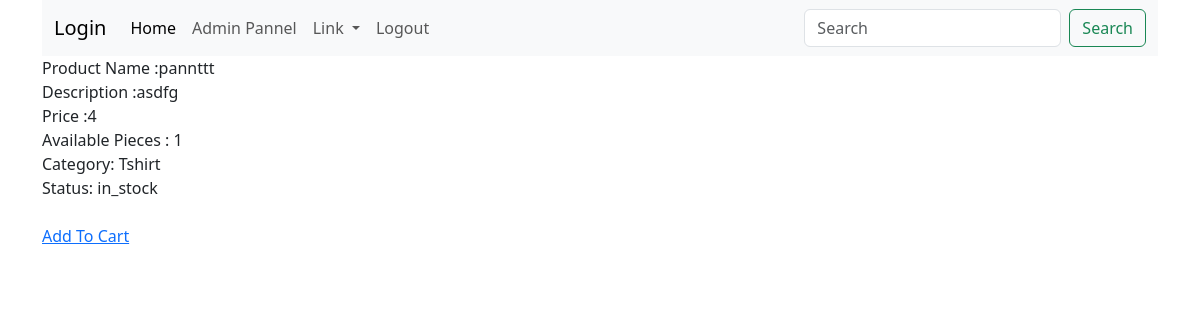
The app's page /product-detail/10/ (signed in) with its own data.
### productdetails/models.py (models this page shows, shortened)
class Product(models.Model):
    name=models.CharField(max_length=100)
    description=models.TextField(blank=True,null=True)
    price=models.IntegerField()
    image=models.ImageField(upload_to="product_image",blank=True,null=True)
    available=models.IntegerField()
    category=models.ForeignKey(Category,on_delete=models.CASCADE)
    status=models.CharField(max_length=100,choices=Status.choices,default=Status.IN_STOCK)

class Category(models.Model):
    name=models.CharField(max_length=100)
    details=models.TextField(blank=True,null=True)
    def __str__(self):
        return str(self.name)

### productdetails/views.py (the view)
# urls.py: path("product-detail/<int:pk>/",product_details,name="product_detail"),
def product_details(request,pk):
    products=Product.objects.filter(pk=pk)
    context={
        'products':products
    }
    return render(request,"product_details.html",context)

### productdetails/templates/product_details.html (shortened to what this page needs)
{% extends 'base.html'%}
{% block content %}
{% for product in products %}
    Product Name :{{product.name}}
    <br>
    Description :{{product.description}}
    <br>
    Price :{{product.price}}
    <br>
    Available Pieces : {{product.available}}
    <br>
    Category: {{ product.category }}
    <br>
    Status: {{product.status}}
    <br>
<br>
<a href="{% url 'product:add_to_cart' product.id %}">Add To Cart </a>
{% endfor %}
{% endblock content %}

### records on screen
Product: name "pannttt", description "asdfg", price "4", available "1", category "Tshirt", status "in_stock"
